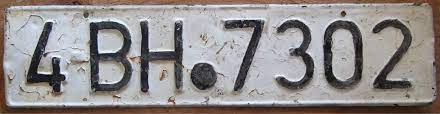
#> input picture Images/license_plate_noise.jfif, 440 x 114 px; its folder holds only this picture in this run
$ jupyter execute --allow-errors 'implemntação.ipynb'   (older library calls are emulated)
#> lines starting #> are read from the running program, lines starting #| are printed output that depends on the picture; after the words box and inside, x2 and y2 are one past the last pixel; in counts of white or black regions, pixels touching at a corner belong together
# Visão Computacional
## Segmentação de caractéres

Curso: Ciência da Computação - 8º Período

Alunos:

* Henrique Matheus Alves Nunes
* João Victor de Lima
* Lucas Eduardo de Andrade Cavalari
* Matheus Richter
* Vinicius Sakamoto Tasca

# Imports

[cell 1]
import os
import cv2
import random
import string
import numpy as np
import matplotlib.pyplot as plt

# Global variables

[cell 2]
img_folder = './Images/'
img_names = os.listdir(img_folder)

[cell 3]
shapes = [cv2.imread(img_folder+i).shape for i in img_names]
#> shapes = [(114, 440, 3)]

[cell 4]
cross_kernel = np.array([[0,1,0],[1,1,1],[0,1,0]], np.uint8)
h_line_kernel = np.array([[0,0,0],[1,1,1],[0,0,0]], np.uint8)
v_line_kernel = np.array([[0,1,0],[0,1,0],[0,1,0]], np.uint8)

# Global functions

[cell 5]
def morf_opening(img,kernel):
  im_dilate = cv2.dilate(img,kernel)
  im_open = cv2.erode(im_dilate,kernel)
  return im_open

[cell 6]
def morf_closing(img,kernel):
  im_erode = cv2.erode(img,kernel)
  im_close = cv2.dilate(im_erode,kernel)
  return im_close

# Experimental implementation

1. Filter
2. Segmentation
    1. Color segmentation
    2. Binarisation
3. Erosion/dilation
4. Component segmentation

### Original image

[cell 7]
'''
Here we load one of the images to experiment what methods we should use in the
actual implementations of the task
'''

# Original image
im_test = cv2.imread(img_folder+img_names[0], cv2.IMREAD_COLOR)
#> im_test is the input picture: shape (114, 440, 3); mean B, G, R 140.2, 141.2, 145.4
plt.imshow(im_test)
plt.show()

### Color segmentation

[cell 8]
'''
In this cell we convert our image to gray scale, so we can separate the characters
from the background of the image. We ploted a histogram of the pixels, so it is
easier for us to choose a number to use in the threshold function
'''

# Color segmentation
gray = cv2.cvtColor(im_test, cv2.COLOR_RGB2GRAY)

plt.title('Plate')
plt.imshow(gray, cmap='gray')
plt.show()

plt.title('Histogram')
plt.hist(gray.ravel(), 256,[0,256])
plt.show()
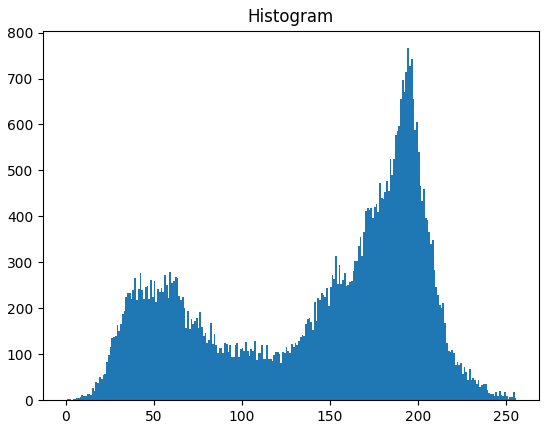
#> figure drawn by matplotlib, 1 panel; tallest bar 766 high, from x = 194 to 195

[cell 9]
'''
Here we apply threshold to make the image black and white. We use the value
chosen by analysing the hitogram in the cell above
'''

# Thresholding
_, thresh = cv2.threshold(gray, 120, 255, cv2.THRESH_BINARY_INV+cv2.THRESH_OTSU)
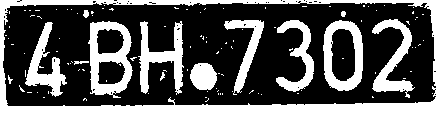
#> thresh: shape (114, 440); 33.7% white; 114 white regions (100 under 20 px), largest, box (x1, y1, x2, y2) and area: (0, 0, 440, 114) 7215, (88, 21, 133, 98) 1693, (323, 20, 363, 91) 1378

plt.imshow(thresh, cmap='gray')
plt.show()

### Filtering

[cell 10]
'''
Here we apply a filter to see if it's going to be useful for the
treatment of the image
'''

im_filtered = cv2.medianBlur(thresh,11)
#> im_filtered: shape (114, 440); 32.8% white; 9 white regions, largest, box (x1, y1, x2, y2) and area: (0, 0, 440, 114) 7342, (89, 22, 132, 95) 1761, (323, 20, 363, 91) 1390
plt.imshow(im_filtered, cmap='gray')
plt.show()

### Morphology

[cell 11]
'''
In this cell and below we analyse the use of opening and
closing operations in the image.
'''

# Opening
im_open = morf_opening(im_filtered, np.ones((4,4)))
#> in morf_opening, `im_dilate = cv2.dilate(img,kernel)`: im_dilate: shape (114, 440); 43.4% white; 9 white regions, largest, box (x1, y1, x2, y2) and area: (0, 0, 440, 114) 8984, (88, 21, 134, 97) 2404, (322, 19, 365, 93) 1945
#> in morf_opening, `im_open = cv2.erode(im_dilate,kernel)`: im_open: shape (114, 440); 32.8% white; 9 white regions, largest, box (x1, y1, x2, y2) and area: (0, 0, 440, 114) 7343, (90, 23, 133, 96) 1762, (324, 21, 364, 92) 1390
plt.imshow(im_open, cmap='gray')
plt.show()

[cell 12]
# Closing
im_close = morf_closing(im_filtered, v_line_kernel)
#> in morf_closing, `im_erode = cv2.erode(img,kernel)`: im_erode: shape (114, 440); 29% white; 9 white regions, largest, box (x1, y1, x2, y2) and area: (0, 0, 440, 114) 6476, (89, 23, 132, 94) 1564, (323, 21, 363, 90) 1264
#> in morf_closing, `im_close = cv2.dilate(im_erode,kernel)`: im_close: shape (114, 440); 32.8% white; 9 white regions, largest, box (x1, y1, x2, y2) and area: (0, 0, 440, 114) 7342, (89, 22, 132, 95) 1760, (323, 20, 363, 91) 1390
im_close = morf_closing(im_close, cross_kernel)
#> in morf_closing (call 2), `im_erode = cv2.erode(img,kernel)`: im_erode: shape (114, 440); 27.1% white; 9 white regions, largest, box (x1, y1, x2, y2) and area: (0, 0, 440, 114) 6313, (90, 23, 131, 94) 1422, (324, 21, 362, 90) 1101
im_close = morf_closing(im_filtered, np.ones((4,4)))
#> in morf_closing (call 3), `im_erode = cv2.erode(img,kernel)`: im_erode: shape (114, 440); 22.3% white; 9 white regions, largest, box (x1, y1, x2, y2) and area: (0, 0, 440, 114) 5681, (91, 24, 131, 94) 1100, (325, 22, 362, 90) 835
#> in morf_closing (call 3), `im_close = cv2.dilate(im_erode,kernel)`: im_close: shape (114, 440); 32.7% white; 9 white regions, largest, box (x1, y1, x2, y2) and area: (0, 0, 440, 114) 7340, (90, 23, 133, 96) 1757, (324, 21, 364, 92) 1390
plt.imshow(im_close, cmap='gray')
plt.show()

### Component segmentation

[cell 13]
'''
Here we use a function to get the character in the image
'''

# component segmentation
num_labels, cc_image, stats, centroids = cv2.connectedComponentsWithStats(im_close , 4, cv2.CV_32S)
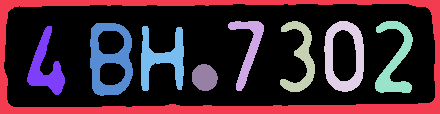
#> cc_image: shape (114, 440) int32; 10 distinct labels, from 0 to 9; one colour per label, 0 black
#> num_labels = 10; stats = [[4, 4, 431, 103, 33751], [0, 0, 440, 114, 7340], [228, 21, 36, 70, 839], [280, 21, 35, 71, 978], [324, 21, 40, 71, 1390], [375, 21, 38, 72, 1171], [90, 23, 43, 73, 1757], [27, 26, 38, 69, 1086], [141, 26, 43, 65, 1303], [192, 64, 26, 27, 545]]; centroids = [[218.6, 53.8], [221.7, 65.2], [247.8, 47.71], [300.3, 57.37], [343.8, 56.34], [394.4, 60.14], [109.7, 59.15], [45.36, 67.34], [161.9, 58.08], [204.2, 77.11]]
plt.imshow(cc_image,cmap='gray')

[cell 14]
'''
Here we loop through the result we got from the function in the cell above
and we choose a limit for the height of the components we want
'''

for i in range(num_labels):
  temp = cc_image.copy()

  temp[cc_image == i] = 255
  temp[cc_image != i] = 0

  x,y,w,h = stats[i][:4]
  area = stats[i][4]
  cx,cy = centroids[i]
  component = gray[y:y+h, x:x+w]
  component = cv2.resize(component,(64,64))

  if h > 40 and h < 80:
    print(x,y,w,h)
    # plt.hist(temp.ravel(), 256, [0,256])
    print(sum(temp.ravel()))
    plt.show()
    plt.imshow(component, cmap='gray')
    plt.show()
#> this loop made 10 passes
#> (x, y, w, h, area, cx, cy) on passes 1 to 10: (4, 4, 431, 103, 33751, 218.6, 53.8), (0, 0, 440, 114, 7340, 221.7, 65.2), (228, 21, 36, 70, 839, 247.8, 47.71), (280, 21, 35, 71, 978, 300.3, 57.37), (324, 21, 40, 71, 1390, 343.8, 56.34), (375, 21, 38, 72, 1171, 394.4, 60.14), (90, 23, 43, 73, 1757, 109.7, 59.15), (27, 26, 38, 69, 1086, 45.36, 67.34), (141, 26, 43, 65, 1303, 161.9, 58.08), (192, 64, 26, 27, 545, 204.2, 77.11)
#| 228 21 36 70
#| 213945
#| 280 21 35 71
#| 249390
#| 324 21 40 71
#| 354450
#| 375 21 38 72
#| 298605
#| 90 23 43 73
#| 448035
#> (further printed lines are left out)
#> pass 1, `component = cv2.resize(component,(64,64))`:
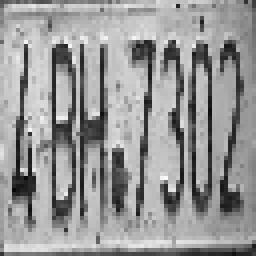
#> component: shape (64, 64) (shown 4 times larger); min 7, max 249, mean 151.2
#> pass 2, `component = cv2.resize(component,(64,64))`:
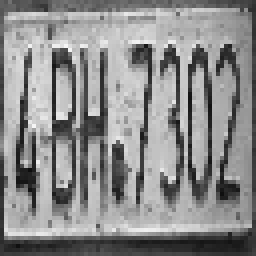
#> component: shape (64, 64) (shown 4 times larger); min 13, max 246, mean 140.2
#> after the loop:
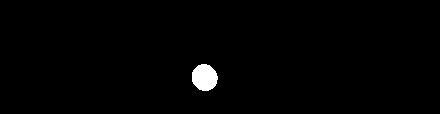
#> temp: shape (114, 440) int32; 1.1% white; 1 white region, box (x1, y1, x2, y2) and area: (192, 64, 218, 91) 545

# Actual implementation

[cell 15]
# char images dataset
def gen_chars(c):
  font = cv2.FONT_HERSHEY_SIMPLEX
  img = np.zeros((16,16,3), np.uint8)
  char_img = cv2.putText(img, c, (1,16), font, 0.7, (255,255,255), 2, cv2.LINE_AA)
  return char_img

[cell 16]
chars = set(list(string.ascii_uppercase) + list(string.digits))
chars_img = {c:gen_chars(c) for c in chars}

[cell 17]
# funções de manipulação e leitura de imagens

def draw_rectangles(im, pos):
  new_im = im
  for p in pos:
    new_im = cv2.rectangle(new_im, (p[0],p[1]), (p[0]+p[2],p[1]+p[3]), (255,0,0), 2)
  return new_im

def get_char(im):
  im = morf_closing(im, np.ones((9,9)))
  pixels = sum(im.ravel())

  ini_char = list(chars)[random.randint(0,len(chars)-1)]
  diff = abs(sum(chars_img[ini_char].ravel()) - pixels)
  menor = ini_char
  for c, img in chars_img.items():
    d = abs(sum(img.ravel()) - pixels)
    if d < diff:
      menor = c

  return menor
  # return pixels.__str__()

[cell 18]
def segment(img):
  # processing
#> called with img = './Images/license_plate_noise.jfif'
  im = cv2.imread(img, cv2.IMREAD_COLOR)
  gray = cv2.cvtColor(im, cv2.COLOR_RGB2GRAY)
  _, thresh = cv2.threshold(gray, 120, 255, cv2.THRESH_BINARY_INV+cv2.THRESH_OTSU)
  im_filtered = cv2.medianBlur(thresh,3)
#> im_filtered: shape (114, 440); 33.3% white; 28 white regions (15 under 20 px), largest, box (x1, y1, x2, y2) and area: (0, 0, 440, 114) 7236, (88, 21, 132, 95) 1681, (323, 20, 363, 91) 1375
  im_open = morf_opening(im_filtered, np.ones((1,1)))
  # im_norm = cv2.resize(im_open, (250,100))
  num_labels, cc_image, stats, centroids = cv2.connectedComponentsWithStats(im_open , 4 , cv2.CV_32S)
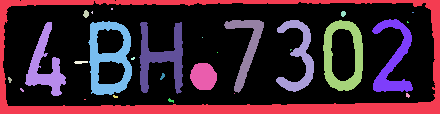
#> cc_image: shape (114, 440) int32; 29 distinct labels, from 0 to 28; one colour per label, 0 black
#> num_labels = 29; stats = 29 rows, first 6: [3, 0, 432, 106, 33471], [0, 0, 440, 114, 7236], [111, 8, 2, 2, 4], [83, 10, 6, 8, 34], [91, 11, 2, 3, 4], [341, 11, 5, 6, 24]; centroids = 29 pairs, first value 9.38 to 412.5, second value 8.5 to 100.1

  # extração dos componentes
  components_n, components_s, components_l, components_xl = [], [], [], []
  p_chars = ''
  for i in range(num_labels):
    x,y,w,h = stats[i][:4]
    area = stats[i][4]
    cx,cy = centroids[i]
    component = gray[y:y+h, x:x+w]
    component = cv2.resize(component,(16,16))

    if h > 70 and h < 104:
      components_n.append([x,y,w,h, component])

    if h > 50 and h < 70:
        components_s.append([x,y,w,h, component])

    if h > 100 and h < 200 and w < 100:
      components_l.append([x,y,w,h, component])

    if h > 200 and h < 500 and w < 800:
      components_xl.append([x,y,w,h, component])
#> this loop made 29 passes
#> (x, y, w, h, area, cx, cy) on passes 1, 2, 4, 6, 8, 9, 10, 11, 12, 14, 15, 20: (3, 0, 432, 106, 33471, 217.7, 52.78), (0, 0, 440, 114, 7236, 228.6, 71.19), (83, 10, 6, 8, 34, 85.65, 13.56), (341, 11, 5, 6, 24, 342.9, 13.33), (372, 19, 41, 73, 1203, 393, 58.98), (88, 21, 44, 74, 1681, 108.6, 58.09), (224, 20, 40, 73, 887, 246.2, 46.96), (276, 20, 38, 72, 1020, 298.3, 56.37), (323, 20, 40, 71, 1375, 342.8, 55.56), (25, 22, 41, 74, 1139, 44.87, 65.76), (139, 22, 44, 72, 1357, 161.1, 57), (74, 61, 14, 3, 34, 80.18, 61.82)
#> pass 1, in segment, `component = gray[y:y+h, x:x+w]`:
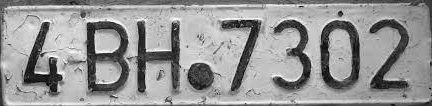
#> component: shape (106, 432); min 0, max 255, mean 149.7
#> after the loop, components_l = []; components_n = 7 items; components_s = []; components_xl = []

  components = components_s if (len(components_s) > len(components_n)) else (components_n if (len(components_n) > len(components_l)) else components_l if (len(components_l) > len(components_xl)) else components_xl)
#> components = 7 items
  recs = [c[:4] for c in components]
#> recs = [[372, 19, 41, 73], [88, 21, 44, 74], [224, 20, 40, 73], [276, 20, 38, 72], [323, 20, 40, 71], [25, 22, 41, 74], [139, 22, 44, 72]]

  for c in components:
    cc = get_char(c[4])
    p_chars += cc
#> this loop made 7 passes
#> (pixels in get_char, ini_char in get_char, diff in get_char, p_chars) on passes 1 to 7: (10445, 'Z', 68599, 'J'), (10974, 'C', 78771, 'JJ'), (22658, '3', 66220, 'JJJ'), (18051, '0', 81060, 'JJJJ'), (11700, 'Q', 96882, 'JJJJJ'), (15576, 'Y', 52140, 'JJJJJJ'), (22298, 'O', 80794, 'JJJJJJJ')
    # chars += get_char(c[4]) + ' '

  s_img = draw_rectangles(im, recs)
#> the loop in draw_rectangles, `for p in pos:` made 7 passes
#> pass 1, in draw_rectangles, `new_im = cv2.rectangle(new_im, (p[0],p[1]), (p[0]+p[2],p[1]+p[3]), (25..`:
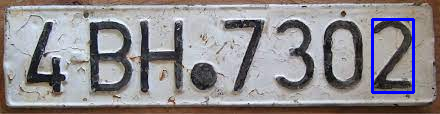
#> new_im: shape (114, 440, 3); 1.36% of pixels changed, all inside (x1, y1, x2, y2) = (371, 18, 415, 94)
#> after the loop in draw_rectangles, `for p in pos:`:
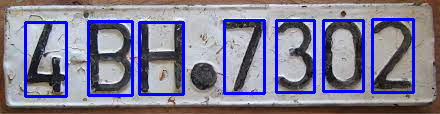
#> new_im: shape (114, 440, 3); mean B, G, R 148.4, 125.2, 129.4
#> `comps, im_s, p_chars = segment(im_name)`: comps = 7 items; p_chars = 'JJJJJJJ'
#| JJJJJJJ

  return components, s_img, p_chars

0,1,2,4,5,6,9,10 -- funcionou

3,7,8 -- não funcionou

#> (a cell that did not finish here is left out)
